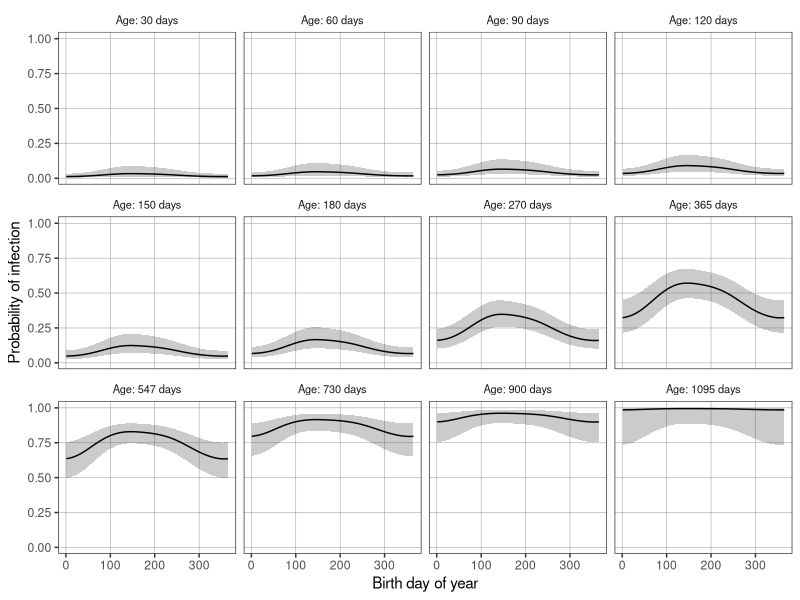
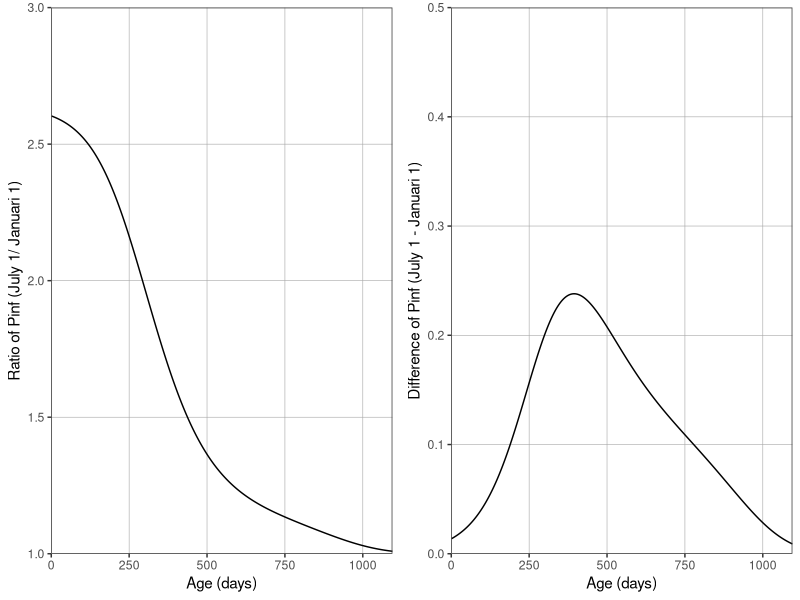
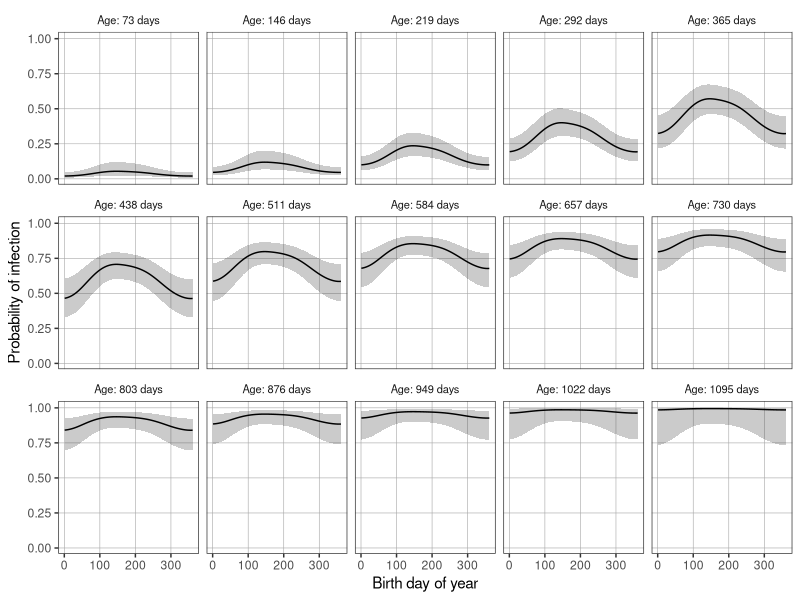
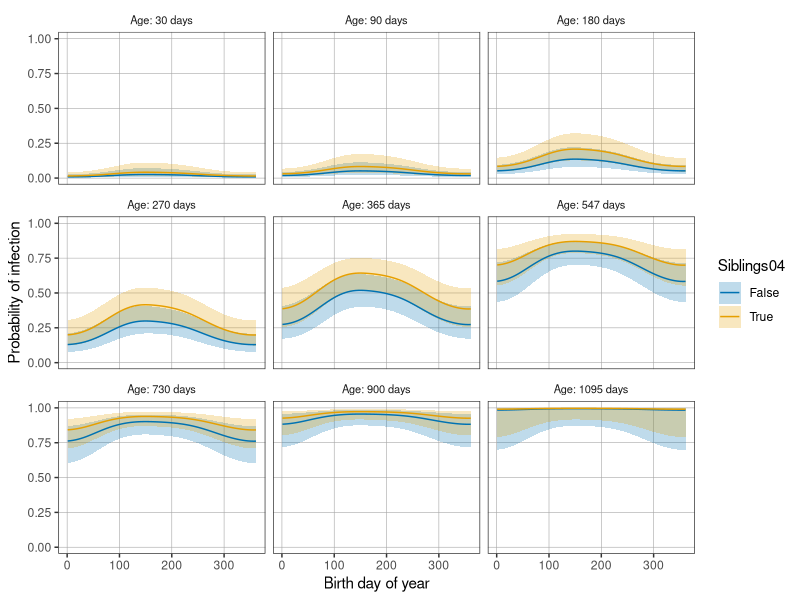
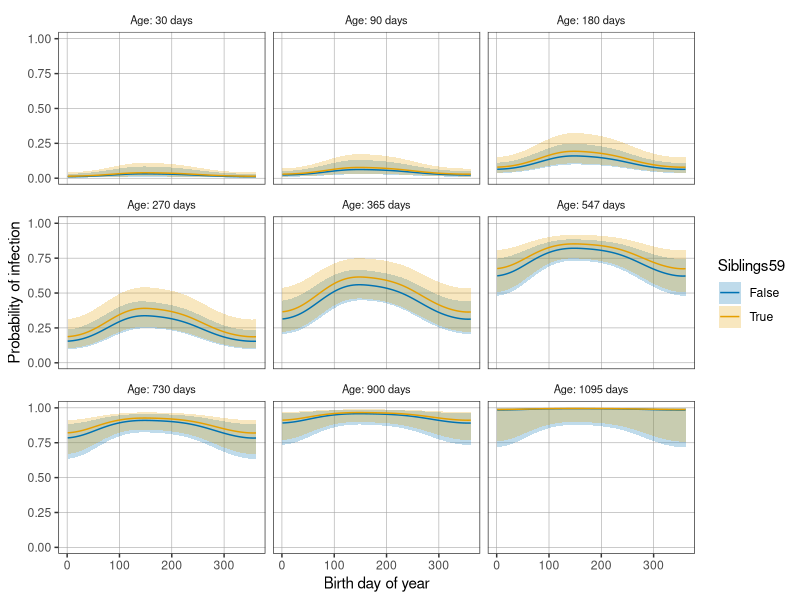
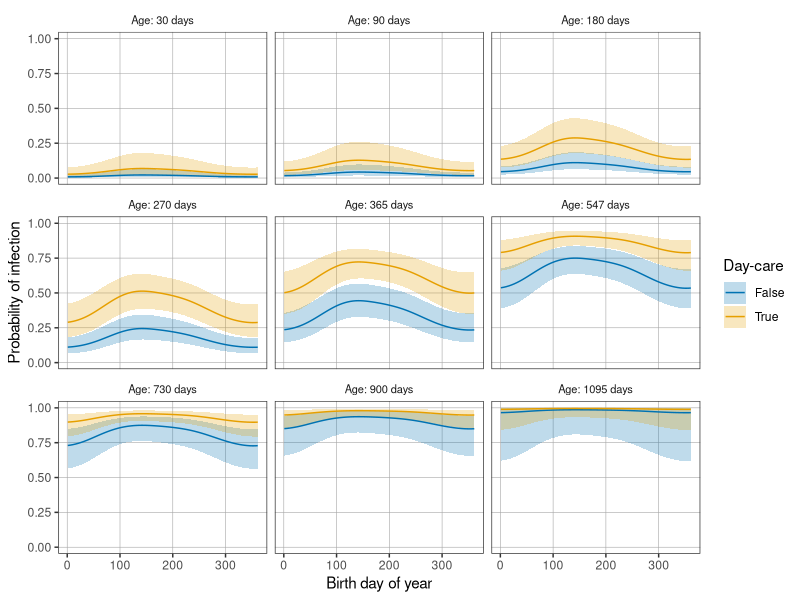
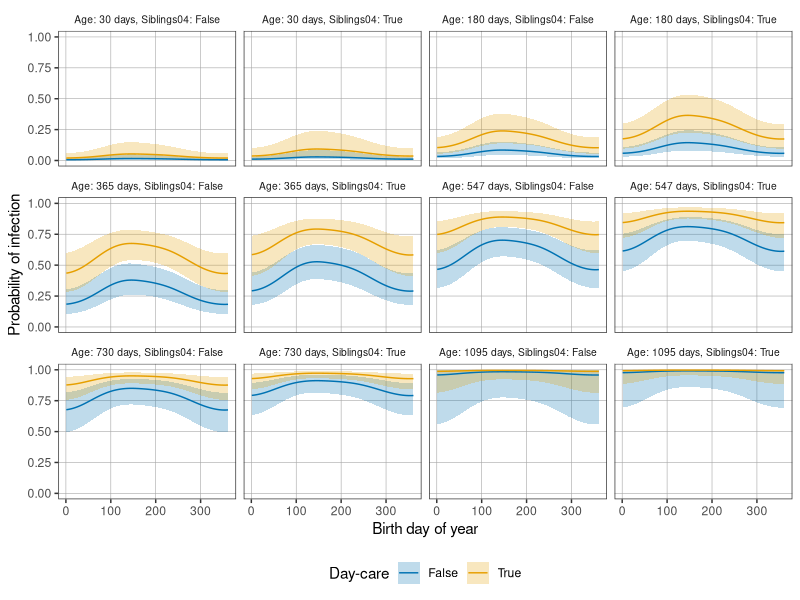
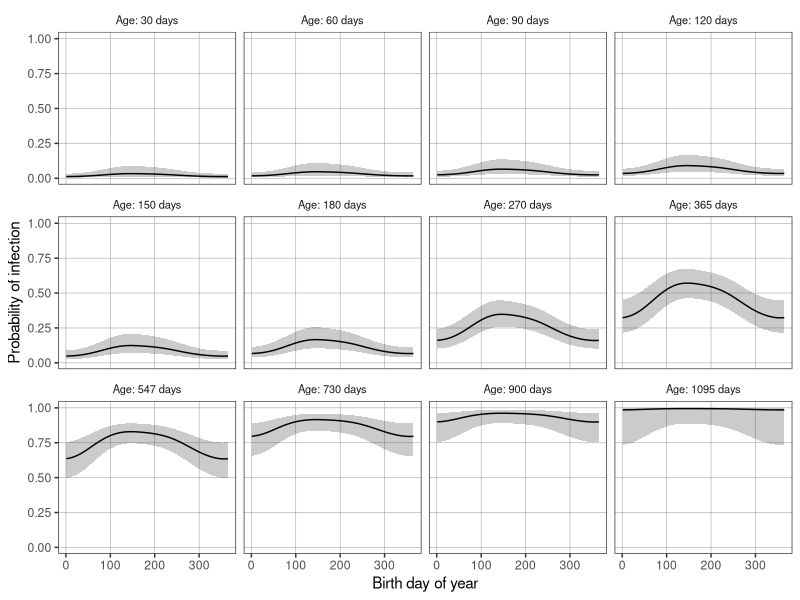

Source code (R) for these figures, in order:
#
### Generalized Additive Models, Logistic regression for RSV serology.
### Authors: Stijn Andeweg, Jan van de Kassteele and Michiel van Boven
#

# Load packages
library(mgcv)
library(ggplot2)
library(tidyverse)
library(lubridate)
library(gridExtra)
library(grid)

#set WD
folder <- "RSV_serology"
PATH <- "/home/andewegs/" #"/home/andewegs/1_RSV_scripts/"
setwd(file.path(PATH, folder))
getwd()

# set figure save path
figure_folder <- '/home/andewegs/1_RSV_scripts/tensor_splines/figures/final_models/'

# set colors in figures
color_1 = '#0072B2' #Blue
color_2 = '#E69F00' #Orange

#
# Data ----
#

# Import data 
rsv.data <- read_csv(file = "data/infection_status_csv.txt")#"data/Riskfactors2_csv.txt")
season_border = "10-01" #MM-DD
# Some modifications
rsv.data <- rsv.data %>%
  mutate(
    # Get day of the year of birthday (= number between 1 and 365)
    Birth_doy = birthday %>% yday()
        ) %>%
  mutate(
    household04_counts = case_when(
      age_days/365 > 5 ~ (household04 + 1),  #because the child itself is also included in household size
      age_days/365 <= 5 ~ household04       #the household04 of children of age 5 should also include the child itself
                            )
        ) %>%
  mutate(
    # Make number of siblings 0-4 years two level factor variable
    Siblings04 = case_when(
      household04_counts <= 1 ~ 'False',
      household04_counts > 1 ~ 'True'
                          )
      ) %>%
  mutate(
    # Make number of siblings 5-9 years two level factor variable
    Siblings59 = case_when(
      household59 <= 0 ~ 'False',
      household59 > 0 ~ 'True'
    )
  ) %>% 
  mutate(
    # Set nursery 0 1 to False True
    Nursery = case_when(
      visitnursery_child == 0 ~ 'False',
      visitnursery_child == 1 ~ 'True'
    ) ) %>% 
  # Set variable for the different seasons.
  mutate(seasons = case_when(
    consultdate < paste("2006-", season_border, sep = "")  ~ "2005/2006", 
    (consultdate >= paste("2006-", season_border, sep = "") &  consultdate < "2010-01-01") ~ "2006/2007",
    (consultdate >= "2010-01-01" &  consultdate < paste("2016-", season_border, sep = "")) ~ "2015/2016",
    consultdate >= paste("2016-", season_border, sep = "")  ~ "2016/2017"))
# Set the variables to factors
rsv.data$Siblings04 <- factor(rsv.data$Siblings04)
rsv.data$Siblings59 <- factor(rsv.data$Siblings59)
rsv.data$Nursery <- factor(rsv.data$Nursery)

# Only keep data with the variables of intrest n = 616
completeVec <- complete.cases(rsv.data[, c("Siblings04", "Nursery")])
rsv.data <- rsv.data[completeVec,]

#
# Analysis ----
#

# Model 1 with age and birth doy
model1 <- gam(
  formula = infection ~ 
    ti(age_days, bs = "ps", k = 25) + 
    ti(Birth_doy, bs = "cp", k = 11),# +
   #ti(age_days, Birth_doy, bs = c("ps", "cp")),
  knots = list(Birth_doy = c(1, 365)),
  family = binomial,
  method = "REML",  #restricted maximum likelihood 
  data = rsv.data)
summary(model1)

# Generate some fake data for the model prediction
rsv.preddata <- expand.grid(
  age_days = as.matrix(c(30,60,90,120,150,180,270,365,547,730,900,1095)),
  Birth_doy = seq(from = 1, to = 365, by = 1))

# Make predictions for each combination using the GAM model
# Do this in a temporary tibble, because two columns are produced: fit and se.fit
tmp <- predict(
  object = model1,
  newdata = rsv.preddata,
  type = "link",
  se.fit = TRUE) %>%
  as_tibble

# Bind tmp to rsv.preddata and calculate the p_inf including 95% lower and upper bound
rsv.doy_age.preddata <- bind_cols(rsv.preddata, tmp) %>%
  mutate(
    fit_lwr = fit + qnorm(0.025)*se.fit,   
    fit_upr = fit + qnorm(0.975)*se.fit,
    p_inf = fit %>% plogis,                #create vector of probabilities from log odds
    p_inf_lwr = fit_lwr %>% plogis,
    p_inf_upr = fit_upr %>% plogis)

#
# Plot results ----
#

# Plot Figure 3

doy_age <- ggplot(
  data = rsv.doy_age.preddata,
  mapping = aes(
    x = Birth_doy, y = p_inf, ymin = p_inf_lwr, ymax = p_inf_upr)) +
  geom_ribbon(
    alpha = 0.25) +
  geom_line() +
  ylab("Probability of infection") +
  xlab("Birth day of year") +
  facet_wrap(
    facets = ~ age_days, labeller = labeller(age_days = 
                                               c("30" = "Age: 30 days",
                                                 "60" = "Age: 60 days",
                                                 "90" = "Age: 90 days",
                                                 "120" = "Age: 120 days",
                                                 "150" = "Age: 150 days",
                                                 "180" = "Age: 180 days",
                                                 "270" = "Age: 270 days",
                                                 "365" = "Age: 365 days",
                                                 "547" = "Age: 547 days",
                                                 "730" = "Age: 730 days",
                                                 "900" = "Age: 900 days",
                                                 "1095" = "Age: 1095 days"))
  ) + theme_bw() + 
  theme(panel.grid.minor = element_blank(),panel.grid.major = element_line(colour = "grey65", size = 0.2),
        strip.background = element_rect(
          color="black", fill="white", linetype = "blank"),
        strip.text = element_text(size=8)
  )

doy_age
ggsave(file = file.path(figure_folder, 'age_doy.svg'), plot = doy_age)

# Generate some fake data for the model prediction
rsv.preddata <- expand.grid(
  age_days = seq(from = 1, to = 1095, by = 1),#as.matrix(c(30,60,90,120,150,180,270,365,547,730,900,1095)),
  Birth_doy = seq(from = 1, to = 365, by = 1))

# Make predictions for each combination using the GAM model
# Do this in a temporary tibble, because two columns are produced: fit and se.fit
tmp <- predict(
  object = model1,
  newdata = rsv.preddata,
  type = "link",
  se.fit = TRUE) %>%
  as_tibble

# Bind tmp to rsv.preddata and calculate the p_inf including 95% lower and upper bound
rsv.doy_age.preddata <- bind_cols(rsv.preddata, tmp) %>%
  mutate(
    fit_lwr = fit + qnorm(0.025)*se.fit,   
    fit_upr = fit + qnorm(0.975)*se.fit,
    p_inf = fit %>% plogis,                #create vector of probabilities from log odds
    p_inf_lwr = fit_lwr %>% plogis,
    p_inf_upr = fit_upr %>% plogis)


ratio_mean = rsv.doy_age.preddata[rsv.doy_age.preddata$Birth_doy == 182,]$p_inf / rsv.doy_age.preddata[rsv.doy_age.preddata$Birth_doy == 1,]$p_inf
ratio_lwr = rsv.doy_age.preddata[rsv.doy_age.preddata$Birth_doy == 182,]$p_inf_lwr / rsv.doy_age.preddata[rsv.doy_age.preddata$Birth_doy == 1,]$p_inf_lwr
ratio_upr = rsv.doy_age.preddata[rsv.doy_age.preddata$Birth_doy == 182,]$p_inf_upr / rsv.doy_age.preddata[rsv.doy_age.preddata$Birth_doy == 1,]$p_inf_upr
age = rsv.doy_age.preddata[rsv.doy_age.preddata$Birth_doy == 182,]$age_days
ratio.data <- data.frame(age_days = age, ratio_mean = ratio_mean, ratio_lwr = ratio_lwr, ratio_upr = ratio_upr)

difference_mean = rsv.doy_age.preddata[rsv.doy_age.preddata$Birth_doy == 182,]$p_inf - rsv.doy_age.preddata[rsv.doy_age.preddata$Birth_doy == 1,]$p_inf
diff.data <- data.frame(age_days = age, diff_mean = difference_mean)
age_ratio <- ggplot(
  data = ratio.data,
  mapping = aes(
    x = age_days, y = ratio_mean)) +
  #geom_ribbon(
  #  alpha = 0.25) +
  geom_line() +
  ylab("Ratio of Pinf (July 1/ Januari 1)") +
  xlab("Age (days)") +
  scale_x_continuous(limits = c(0, 1095), expand = c(0, 0)) +
  scale_y_continuous(limits = c(1, 3),  expand = c(0, 0)) + 
  #coord_cartesian(xlim = c(3, plotmaxage), ylim = c(0, y_max)) +
  theme_bw() + 
  theme(panel.grid.minor = element_blank(),panel.grid.major = element_line(colour = "grey65", size = 0.2),
        strip.background = element_rect(
          color="black", fill="white", linetype = "blank"),
        strip.text = element_text(size=8)
  )

age_diff <- ggplot(
  data = diff.data,
  mapping = aes(
    x = age_days, y = diff_mean)) +
  #geom_ribbon(
  #  alpha = 0.25) +
  geom_line() +
  ylab("Difference of Pinf (July 1 - Januari 1)") +
  xlab("Age (days)") +
  scale_x_continuous(limits = c(0, 1095), expand = c(0, 0)) +
  scale_y_continuous(limits = c(0, 0.5),  expand = c(0, 0)) + 
  #coord_cartesian(xlim = c(3, plotmaxage), ylim = c(0, y_max)) +
  theme_bw() + 
  theme(panel.grid.minor = element_blank(),panel.grid.major = element_line(colour = "grey65", size = 0.2),
        strip.background = element_rect(
          color="black", fill="white", linetype = "blank"),
        strip.text = element_text(size=8)
  )

grid.arrange(age_ratio, age_diff, ncol=2)
ggsave(file = file.path(figure_folder, "diff_ratio_pinf.svg"), arrangeGrob(age_ratio, age_diff, ncol=2))


# Model1 for age time steps of 73 days
rsv.preddata <- expand.grid(
  age_days = as.matrix(c(73,146,219,292,365,
                         73+365,146+365,219+365,292+365,365+365,
                         73+365+365,146+365+365,219+365+365,292+365+365,365+365+365)),
  Birth_doy = seq(from = 1, to = 365, by = 5))

# Make predictions for each combination using the GAM model
# Do this in a temporary tibble, because two columns are produced: fit and se.fit
tmp <- predict(
  object = model1,
  newdata = rsv.preddata,
  type = "link",
  se.fit = TRUE) %>%
  as_tibble

# Bind tmp to rsv.preddata and calculate the p_inf including 95% lower and upper bound
rsv.doy_age.preddata_eqstep <- bind_cols(rsv.preddata, tmp) %>%
  mutate(
    fit_lwr = fit + qnorm(0.025)*se.fit,   
    fit_upr = fit + qnorm(0.975)*se.fit,
    p_inf = fit %>% plogis,                #create vector of probabilities from log odds
    p_inf_lwr = fit_lwr %>% plogis,
    p_inf_upr = fit_upr %>% plogis)

#
# Plot results ----
#

# Plot Supplement figure
doy_age_73 <- ggplot(
  data = rsv.doy_age.preddata_eqstep,
  mapping = aes(
    x = Birth_doy, y = p_inf, ymin = p_inf_lwr, ymax = p_inf_upr)) +
  geom_ribbon(
    alpha = 0.25) +
  geom_line() +
  ylab("Probability of infection") +
  xlab("Birth day of year") +
  facet_wrap(facets = ~ age_days, ncol = 5, labeller = labeller(age_days = 
                                                                  c("73" = "Age: 73 days",
                                                                    "146" = "Age: 146 days",
                                                                    "219" = "Age: 219 days",
                                                                    "292" = "Age: 292 days",
                                                                    "365" = "Age: 365 days",
                                                                    "438" = "Age: 438 days",
                                                                    "511" = "Age: 511 days",
                                                                    "584" = "Age: 584 days",
                                                                    "657" = "Age: 657 days",
                                                                    "730" = "Age: 730 days",
                                                                    "803" = "Age: 803 days",
                                                                    "876" = "Age: 876 days",
                                                                    "949" = "Age: 949 days",
                                                                    "1022" = "Age: 1022 days",
                                                                    "1095" = "Age: 1095 days"))) + 
  theme_bw() + 
  theme(panel.grid.minor = element_blank(),panel.grid.major = element_line(colour = "grey65", size = 0.2),
        strip.background = element_rect(
          color="black", fill="white", linetype = "blank"),
        strip.text = element_text(size=8)
  )

doy_age_73
ggsave(file = file.path(figure_folder, 'age_doy_15grid.svg'), plot = doy_age_73)

## Model 2 with age, birth doy and Siblings04
model2 <- gam(
  formula = infection ~ 
    Siblings04 + 
    ti(Birth_doy, bs = "cp", k = 11) + 
    ti(age_days, bs = "ps", k = 25),# +
    #ti(age_days, bs = "ps", k = 15, by = Siblings04),
  knots = list(birth_doy = c(1, 365)),
  family = binomial,
  method = "REML",  #restricted maximum likelihood 
  data = rsv.data)
summary(model2)

# Generate some fake data for the model prediction
rsv.preddata <- expand.grid(
  age_days = c(30,90,180,270,365,547,730,900,1095),
  Birth_doy = seq(from = 1, to = 365, by = 5),
  Siblings04 = factor(c('True', 'False')))

# Make predictions for each combination using the GAM model
# Do this in a temporary tibble, because two columns are produced: fit and se.fit
tmp <- predict(
  object = model2,
  newdata = rsv.preddata,
  type = "link",
  se.fit = TRUE) %>%
  as_tibble

# Bind tmp to rsv.preddata and calculate the p_inf including 95% lower and upper bound
rsv.doy_age_sib.preddata <- bind_cols(rsv.preddata, tmp) %>%
  mutate(
    fit_lwr = fit + qnorm(0.025)*se.fit,   
    fit_upr = fit + qnorm(0.975)*se.fit,
    p_inf = fit %>% plogis,                #create vector of probabilities from log odds
    p_inf_lwr = fit_lwr %>% plogis,
    p_inf_upr = fit_upr %>% plogis)

#
# Plot results ----
#

# Plot Supplement Figure
doy_age_sib <- ggplot(
  data = rsv.doy_age_sib.preddata,
  mapping = aes(
    x = Birth_doy, y = p_inf, ymin = p_inf_lwr, ymax = p_inf_upr,
    group = Siblings04, fill = Siblings04, color = Siblings04
    )) +
  geom_ribbon(
    alpha = 0.25, colour = NA) +
  geom_line() +
  scale_fill_manual(values=c(color_1, color_2)) + 
  scale_color_manual(values=c(color_1, color_2)) + 
  ylab("Probability of infection") +
  xlab("Birth day of year") +
  facet_wrap(
    facets = ~ age_days, labeller = labeller(age_days = 
                                               c("30" = "Age: 30 days",
                                                 "90" = "Age: 90 days",
                                                 "180" = "Age: 180 days",
                                                 "270" = "Age: 270 days",
                                                 "365" = "Age: 365 days",
                                                 "547" = "Age: 547 days",
                                                 "730" = "Age: 730 days",
                                                 "900" = "Age: 900 days",
                                                 "1095" = "Age: 1095 days"))
  )  + theme_bw() + 
  theme(panel.grid.minor = element_blank(),panel.grid.major = element_line(colour = "grey65", size = 0.2),
        strip.background = element_rect(
          color="black", fill="white", linetype = "blank"),
        strip.text = element_text(size=8)
  )

doy_age_sib
ggsave(file = file.path(figure_folder, 'age_doy_sib.svg'), plot = doy_age_sib)

# Additional model 2, with age, birth doy and Siblings59
model2.1 <- gam(
  formula = infection ~ 
    Siblings59 + 
    ti(Birth_doy, bs = "cp", k = 11) + 
    #ti(household04n, bs = "re", k = 10) +
    ti(age_days, bs = "ps", k = 25),# +
  #ti(age_days, bs = "ps", k = 15, by = siblings04),
  knots = list(birth_doy = c(1, 365)),
  family = binomial,
  method = "REML",  #restricted maximum likelihood 
  data = rsv.data)
summary(model2.1)

# Generate some fake data for the model prediction
rsv.preddata <- expand.grid(
  age_days = c(30,90,180,270,365,547,730,900,1095),
  Birth_doy = seq(from = 1, to = 365, by = 5),
  Siblings59 = factor(c('True', 'False')))

# Make predictions for each combination using the GAM model
# Do this in a temporary tibble, because two columns are produced: fit and se.fit
tmp <- predict(
  object = model2.1,
  newdata = rsv.preddata,
  type = "link",
  se.fit = TRUE) %>%
  as_tibble

# Bind tmp to rsv.preddata and calculate the p_inf including 95% lower and upper bound
rsv.doy_age_sib59.preddata <- bind_cols(rsv.preddata, tmp) %>%
  mutate(
    fit_lwr = fit + qnorm(0.025)*se.fit,   
    fit_upr = fit + qnorm(0.975)*se.fit,
    p_inf = fit %>% plogis,                #create vector of probabilities from log odds
    p_inf_lwr = fit_lwr %>% plogis,
    p_inf_upr = fit_upr %>% plogis)

#
# Plot results ----
#

# Plot Supplement Figure
doy_age_sib59 <- ggplot(
  data = rsv.doy_age_sib59.preddata,
  mapping = aes(
    x = Birth_doy, y = p_inf, ymin = p_inf_lwr, ymax = p_inf_upr, 
    group= Siblings59, col= Siblings59, fill = Siblings59)) +
  geom_ribbon(
    alpha = 0.25, colour = NA) +
  geom_line() +
  scale_fill_manual(values=c(color_1, color_2)) + 
  scale_color_manual(values=c(color_1, color_2)) + 
  ylab("Probability of infection") +
  xlab("Birth day of year") +
  facet_wrap(
    facets = ~ age_days, labeller = labeller(age_days = 
                                               c("30" = "Age: 30 days",
                                                 "90" = "Age: 90 days",
                                                 "180" = "Age: 180 days",
                                                 "270" = "Age: 270 days",
                                                 "365" = "Age: 365 days",
                                                 "547" = "Age: 547 days",
                                                 "730" = "Age: 730 days",
                                                 "900" = "Age: 900 days",
                                                 "1095" = "Age: 1095 days"))
  )  + theme_bw() + 
  theme(panel.grid.minor = element_blank(),panel.grid.major = element_line(colour = "grey65", size = 0.2),
        strip.background = element_rect(
          color="black", fill="white", linetype = "blank"),
        strip.text = element_text(size=8)
  )

doy_age_sib59
ggsave(file = file.path(figure_folder, 'age_doy_sib59.svg'), plot = doy_age_sib59)

# Model3 with age, birth doy and nursery
model3 <- gam(
  formula = infection ~ 
    Nursery + 
    ti(age_days, bs = "ps", k = 25) + 
    ti(Birth_doy, bs = "cp", k = 11),# +
    #ti(contact04, bs = "re", k = 20) +
    #ti(age_days, bs = "ps", k = 25, by = visitnursery_child, m = 1) + 
    #ti(birth_doy, bs = "cp", k = 10, by = visitnursery_child, m = 1),
   # ti(contact04, bs = "re", k = 20, by = siblings04, m = 1), 

  knots = list(birth_doy = c(1, 365)),
  family = binomial,
  method = "REML",  #restricted maximum likelihood 
  data = rsv.data)
summary(model3)

# Generate some fake data for the model prediction
rsv.preddata <- expand.grid(
  age_days = c(30,90,180,270,365,547,730,900,1095),
  Birth_doy = seq(from = 1, to = 365, by = 5),
  Nursery = factor(c('False', 'True')))

# Make predictions for each combination using the GAM model
# Do this in a temporary tibble, because two columns are produced: fit and se.fit
tmp <- predict(
  object = model3,
  newdata = rsv.preddata,
  type = "link",
  se.fit = TRUE) %>%
  as_tibble

# Bind tmp to rsv.preddata and calculate the p_inf including 95% lower and upper bound
rsv.doy_age_nur.preddata <- bind_cols(rsv.preddata, tmp) %>%
  mutate(
    fit_lwr = fit + qnorm(0.025)*se.fit,   
    fit_upr = fit + qnorm(0.975)*se.fit,
    p_inf = fit %>% plogis,                #create vector of probabilities from log odds
    p_inf_lwr = fit_lwr %>% plogis,
    p_inf_upr = fit_upr %>% plogis)

#
# Plot results ----
#

# Plot Supplement Figure
doy_age_nur <- ggplot(
  data = rsv.doy_age_nur.preddata,
  mapping = aes(
    x = Birth_doy, y = p_inf, ymin = p_inf_lwr, ymax = p_inf_upr, 
    group= Nursery, col= Nursery, fill = Nursery)) +
  geom_ribbon(
    alpha = 0.25, colour = NA) +
  geom_line() +
  scale_fill_manual(values=c(color_1, color_2)) + 
  scale_color_manual(values=c(color_1, color_2)) + 
  ylab("Probability of infection") +
  xlab("Birth day of year") +
  facet_wrap(
    facets = ~ age_days, labeller = labeller(age_days = 
                                               c("30" = "Age: 30 days",
                                                 "90" = "Age: 90 days",
                                                 "180" = "Age: 180 days",
                                                 "270" = "Age: 270 days",
                                                 "365" = "Age: 365 days",
                                                 "547" = "Age: 547 days",
                                                 "730" = "Age: 730 days",
                                                 "900" = "Age: 900 days",
                                                 "1095" = "Age: 1095 days"))
  ) + theme_bw() + 
  theme(panel.grid.minor = element_blank(),panel.grid.major = element_line(colour = "grey65", size = 0.2),
        strip.background = element_rect(
          color="black", fill="white", linetype = "blank"),
        strip.text = element_text(size=8)
  ) + guides(fill=guide_legend(title="Day-care"), col=guide_legend(title="Day-care"))

doy_age_nur   
ggsave(file = file.path(figure_folder, 'age_doy_nur.svg'), plot = doy_age_nur)

# Model4 with age, birth doy, Siblings04 and nursery
model4 <- gam(
  formula = infection ~ 
    Nursery + 
    Siblings04 +
    ti(age_days, bs = "ps", k = 25) + 
    ti(Birth_doy, bs = "cp", k = 11),# +
    #ti(contact04, bs = "re", k = 10) +
    #ti(age_days, bs = "ps", k = 25, by = siblings04, m = 1) + 
    #ti(birth_doy, bs = "cp", k = 10, by = siblings04, m = 1) +
   # ti(contact04, bs = "re", k = 10, by = siblings04, m = 1) + 
    #ti(age_days, bs = "ps", k = 25, by = visitnursery_child, m = 1) + 
    #ti(birth_doy, bs = "cp", k = 10, by = visitnursery_child, m = 1),# +
   # ti(contact04, bs = "re", k = 10, by = visitnursery_child, m = 1),# 
  
  knots = list(Birth_doy = c(1, 365)),
  family = binomial,
  method = "REML",  #restricted maximum likelihood 
  data = rsv.data)
summary(model4)

# Generate some fake data for the model prediction
rsv.preddata <- expand.grid(
  age_days = c(30,180,365,547,730,1095),
  Birth_doy = seq(from = 1, to = 365, by = 5),
  Siblings04 = factor(c('True', 'False')),
  Nursery = factor(c('True', 'False')))

# Make predictions for each combination using the GAM model
# Do this in a temporary tibble, because two columns are produced: fit and se.fit
tmp <- predict(
  object = model4,
  newdata = rsv.preddata,
  type = "link",
  se.fit = TRUE) %>%
  as_tibble

# Bind tmp to rsv.preddata and calculate the p_inf including 95% lower and upper bound
rsv.doy_age_sib_nur.preddata <- bind_cols(rsv.preddata, tmp) %>%
  mutate(
    fit_lwr = fit + qnorm(0.025)*se.fit,   
    fit_upr = fit + qnorm(0.975)*se.fit,
    p_inf = fit %>% plogis,                #create vector of probabilities from log odds
    p_inf_lwr = fit_lwr %>% plogis,
    p_inf_upr = fit_upr %>% plogis)

#
# Plot results ----
#

# Plot Figure 4
doy_age_sib_nur <- ggplot(
  data = rsv.doy_age_sib_nur.preddata,
  mapping = aes(
    x = Birth_doy, y = p_inf, ymin = p_inf_lwr, ymax = p_inf_upr, 
    group=Nursery , col= Nursery, fill = Nursery)) +
  geom_ribbon(
    alpha = 0.25, colour = NA) +
  geom_line() +
  scale_fill_manual(values=c(color_1, color_2)) + 
  scale_color_manual(values=c(color_1, color_2)) + 
  ylab("Probability of infection") +
  xlab("Birth day of year") +
  facet_wrap(
    facets = ~ age_days + Siblings04, labeller = labeller(age_days = 
                                                            c("30" = "Age: 30 days",
                                                              "90" = "Age: 90 days",
                                                              "180" = "Age: 180 days",
                                                              "270" = "Age: 270 days",
                                                              "365" = "Age: 365 days",
                                                              "547" = "Age: 547 days",
                                                              "730" = "Age: 730 days",
                                                              "900" = "Age: 900 days",
                                                              "1095" = "Age: 1095 days"),
                                                          Siblings04 = c("False" = "Siblings04: False",
                                                                         "True" = "Siblings04: True"), .multi_line = FALSE)
    ) + theme_bw() + 
  theme(panel.grid.minor = element_blank(), #remove grid lines between ticks
        panel.grid.major = element_line(colour = "grey65", size = 0.2), #set size and color of grid lines
        strip.background = element_rect(color="black", fill="white", linetype = "blank"), #set the background
        legend.position = "bottom", #remove legend
        strip.text = element_text(size=7.4) #set text size for text above the plots
  ) + guides(fill=guide_legend(title="Day-care"), col=guide_legend(title="Day-care"))

doy_age_sib_nur
ggsave(file = file.path(figure_folder, 'age_doy_sib_nur.svg'), plot = doy_age_sib_nur)

#The examples/numbers given in the manuscript
# Abstract summer vs winter 
rsv.doy_age.preddata[rsv.doy_age.preddata$age_days == 365 & rsv.doy_age.preddata$Birth_doy == 1,c('p_inf', 'p_inf_lwr', 'p_inf_upr')]
rsv.doy_age.preddata[rsv.doy_age.preddata$age_days == 365 & rsv.doy_age.preddata$Birth_doy == 182,c('p_inf', 'p_inf_lwr', 'p_inf_upr')]
# Abstract siblings04 
rsv.doy_age_sib.preddata[rsv.doy_age_sib.preddata$age_days == 365 & 
                           rsv.doy_age_sib.preddata$Birth_doy == 181 & 
                           rsv.doy_age_sib.preddata$Siblings04 == 'True',c('p_inf', 'p_inf_lwr', 'p_inf_upr')]
rsv.doy_age_sib.preddata[rsv.doy_age_sib.preddata$age_days == 365 & 
                           rsv.doy_age_sib.preddata$Birth_doy == 181 & 
                           rsv.doy_age_sib.preddata$Siblings04 == 'False',c('p_inf', 'p_inf_lwr', 'p_inf_upr')]
# Abstract nursery
rsv.doy_age_nur.preddata[rsv.doy_age_nur.preddata$age_days == 365 & 
                           rsv.doy_age_nur.preddata$Birth_doy == 181 & 
                           rsv.doy_age_nur.preddata$Nursery == 'True',]
rsv.doy_age_nur.preddata[rsv.doy_age_nur.preddata$age_days == 365 & 
                           rsv.doy_age_nur.preddata$Birth_doy == 181 & 
                           rsv.doy_age_nur.preddata$Nursery == 'False',c('p_inf', 'p_inf_lwr', 'p_inf_upr')]
# Results July vs Januari
#half a year
rsv.doy_age.preddata[rsv.doy_age.preddata$age_days == 182 & rsv.doy_age.preddata$Birth_doy == 15,c('p_inf', 'p_inf_lwr', 'p_inf_upr')] #jan. 15
rsv.doy_age.preddata[rsv.doy_age.preddata$age_days == 182 & rsv.doy_age.preddata$Birth_doy == 196,c('p_inf', 'p_inf_lwr', 'p_inf_upr')]# juli 15
# one year
rsv.doy_age.preddata[rsv.doy_age.preddata$age_days == 365 & rsv.doy_age.preddata$Birth_doy == 15,c('p_inf', 'p_inf_lwr', 'p_inf_upr')] #jan. 15
rsv.doy_age.preddata[rsv.doy_age.preddata$age_days == 365 & rsv.doy_age.preddata$Birth_doy == 196,c('p_inf', 'p_inf_lwr', 'p_inf_upr')]# juli 15

# Results siblings0-4
# age half a year
rsv.doy_age_sib.preddata[rsv.doy_age_sib.preddata$age_days == 180 & 
                           rsv.doy_age_sib.preddata$Birth_doy == 196 & 
                           rsv.doy_age_sib.preddata$Siblings04 == 'True',c('p_inf', 'p_inf_lwr', 'p_inf_upr')]
rsv.doy_age_sib.preddata[rsv.doy_age_sib.preddata$age_days == 180 & 
                           rsv.doy_age_sib.preddata$Birth_doy == 196 & 
                           rsv.doy_age_sib.preddata$Siblings04 == 'False',c('p_inf', 'p_inf_lwr', 'p_inf_upr')]
# age 1 year
rsv.doy_age_sib.preddata[rsv.doy_age_sib.preddata$age_days == 365 & 
                           rsv.doy_age_sib.preddata$Birth_doy == 196 & 
                           rsv.doy_age_sib.preddata$Siblings04 == 'True',c('p_inf', 'p_inf_lwr', 'p_inf_upr')]
rsv.doy_age_sib.preddata[rsv.doy_age_sib.preddata$age_days == 365 & 
                           rsv.doy_age_sib.preddata$Birth_doy == 196 & 
                           rsv.doy_age_sib.preddata$Siblings04 == 'False',c('p_inf', 'p_inf_lwr', 'p_inf_upr')]

# Results day-care
# age half a year
rsv.doy_age_nur.preddata[rsv.doy_age_nur.preddata$age_days == 180 & 
                           rsv.doy_age_nur.preddata$Birth_doy == 196 & 
                           rsv.doy_age_nur.preddata$Nursery == 'True',c('p_inf', 'p_inf_lwr', 'p_inf_upr')]
rsv.doy_age_nur.preddata[rsv.doy_age_nur.preddata$age_days == 180 & 
                           rsv.doy_age_nur.preddata$Birth_doy == 196 & 
                           rsv.doy_age_nur.preddata$Nursery == 'False',c('p_inf', 'p_inf_lwr', 'p_inf_upr')]
# age a year
rsv.doy_age_nur.preddata[rsv.doy_age_nur.preddata$age_days == 365 & 
                           rsv.doy_age_nur.preddata$Birth_doy == 196 & 
                           rsv.doy_age_nur.preddata$Nursery == 'True',c('p_inf', 'p_inf_lwr', 'p_inf_upr')]
rsv.doy_age_nur.preddata[rsv.doy_age_nur.preddata$age_days == 365 & 
                           rsv.doy_age_nur.preddata$Birth_doy == 196 & 
                           rsv.doy_age_nur.preddata$Nursery == 'False',c('p_inf', 'p_inf_lwr', 'p_inf_upr')]

#HR vs LR
# at half a year
rsv.doy_age_sib_nur.preddata[rsv.doy_age_sib_nur.preddata$age_days == 180 & 
                               rsv.doy_age_sib_nur.preddata$Birth_doy == 196 & 
                               rsv.doy_age_sib_nur.preddata$Siblings04 == 'True' &
                               rsv.doy_age_sib_nur.preddata$Nursery == 'True',c('p_inf', 'p_inf_lwr', 'p_inf_upr')]

rsv.doy_age_sib_nur.preddata[rsv.doy_age_sib_nur.preddata$age_days == 180 & 
                               rsv.doy_age_sib_nur.preddata$Birth_doy == 196 & 
                               rsv.doy_age_sib_nur.preddata$Siblings04 == 'False' &
                               rsv.doy_age_sib_nur.preddata$Nursery == 'False',c('p_inf', 'p_inf_lwr', 'p_inf_upr')]

# at a year
rsv.doy_age_sib_nur.preddata[rsv.doy_age_sib_nur.preddata$age_days == 365 & 
                               rsv.doy_age_sib_nur.preddata$Birth_doy == 196 & 
                               rsv.doy_age_sib_nur.preddata$Siblings04 == 'True' &
                               rsv.doy_age_sib_nur.preddata$Nursery == 'True',c('p_inf', 'p_inf_lwr', 'p_inf_upr')]

rsv.doy_age_sib_nur.preddata[rsv.doy_age_sib_nur.preddata$age_days == 365 & 
                               rsv.doy_age_sib_nur.preddata$Birth_doy == 196 & 
                               rsv.doy_age_sib_nur.preddata$Siblings04 == 'False' &
                               rsv.doy_age_sib_nur.preddata$Nursery == 'False',c('p_inf', 'p_inf_lwr', 'p_inf_upr')]

#Discussion
#month one sumer
rsv.doy_age.preddata[rsv.doy_age.preddata$age_days == 30 & rsv.doy_age.preddata$Birth_doy == 196, c('p_inf', 'p_inf_lwr', 'p_inf_upr')]
#month 24 sumer
rsv.doy_age.preddata[rsv.doy_age.preddata$age_days == 395 & rsv.doy_age.preddata$Birth_doy == 196, c('p_inf', 'p_inf_lwr', 'p_inf_upr')]
# month one winter
rsv.doy_age.preddata[rsv.doy_age.preddata$age_days == 30 & rsv.doy_age.preddata$Birth_doy == 15, c('p_inf', 'p_inf_lwr', 'p_inf_upr')]
# month 24 winter
rsv.doy_age.preddata[rsv.doy_age.preddata$age_days == 395 & rsv.doy_age.preddata$Birth_doy == 15, c('p_inf', 'p_inf_lwr', 'p_inf_upr')]



#
### Model fit measurements ----
#
AIC.data <- data.frame(
  model = c('model1', 'model2', 'model3', 'model4'),
  score = c(model1$aic, model2$aic, model3$aic, model4$aic)
)

BIC.data <- data.frame(
  model = c('model1', 'model2','model3', 'model4'),
  score = c(BIC(model1), BIC(model2), BIC(model3),BIC(model4))
)

r.sq.data <- data.frame(
  model = c('model1', 'model2', 'model3', 'model4'),
  score = c(summary(model1)$r.sq, summary(model2)$r.sq, summary(model3)$r.sq, summary(model4)$r.sq)
)
AIC.data$method <- "AIC"
BIC.data$method <- "BIC"
r.sq.data$method <- "r.sq"
model_scores <- rbind(AIC.data, BIC.data, r.sq.data)
